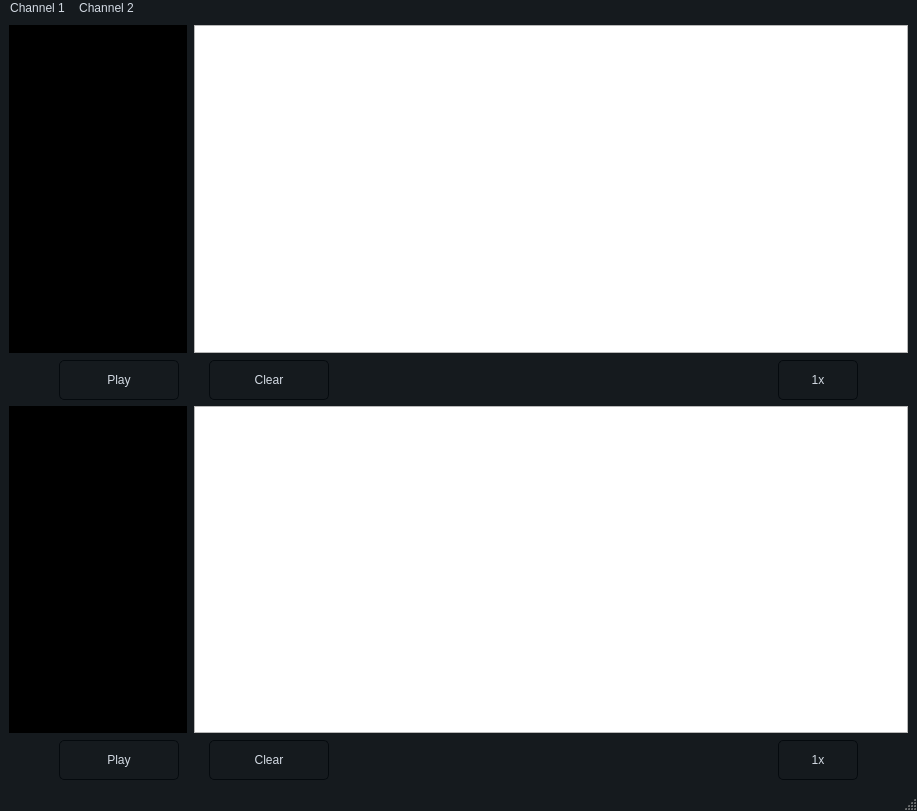
<?xml version="1.0" encoding="UTF-8"?>
<ui version="4.0">
 <class>MainWindow</class>
 <widget class="QMainWindow" name="MainWindow">
  <property name="geometry">
   <rect>
    <x>0</x>
    <y>0</y>
    <width>917</width>
    <height>811</height>
   </rect>
  </property>
  <property name="windowTitle">
   <string>MainWindow</string>
  </property>
  <property name="styleSheet">
   <string notr="true">QMainWindow {
	background-color:#151a1e;
}
QCalendar {
	background-color: #151a1e;
}
QTextEdit {
	border-width: 1px;
	border-style: solid;
	border-color: #4fa08b;
	background-color: #222b2e;
	color: #d3dae3;
}
QPlainTextEdit {
	border-width: 1px;
	border-style: solid;
	border-color: #4fa08b;
	background-color: #222b2e;
	color: #d3dae3;
}
QToolButton {
	border-style: solid;
	border-top-color: qlineargradient(spread:pad, x1:0.5, y1:1, x2:0.5, y2:0, stop:0 rgb(215, 215, 215), stop:1 rgb(222, 222, 222));
	border-right-color: qlineargradient(spread:pad, x1:0, y1:0.5, x2:1, y2:0.5, stop:0 rgb(217, 217, 217), stop:1 rgb(227, 227, 227));
	border-left-color: qlineargradient(spread:pad, x1:0, y1:0.5, x2:1, y2:0.5, stop:0 rgb(227, 227, 227), stop:1 rgb(217, 217, 217));
	border-bottom-color: qlineargradient(spread:pad, x1:0.5, y1:1, x2:0.5, y2:0, stop:0 rgb(215, 215, 215), stop:1 rgb(222, 222, 222));
	border-width: 1px;
	border-radius: 5px;
	color: #d3dae3;
	padding: 2px;
	background-color: rgb(255,255,255);
}
QToolButton:hover{
	border-style: solid;
	border-top-color: qlineargradient(spread:pad, x1:0.5, y1:1, x2:0.5, y2:0, stop:0 rgb(195, 195, 195), stop:1 rgb(222, 222, 222));
	border-right-color: qlineargradient(spread:pad, x1:0, y1:0.5, x2:1, y2:0.5, stop:0 rgb(197, 197, 197), stop:1 rgb(227, 227, 227));
	border-left-color: qlineargradient(spread:pad, x1:0, y1:0.5, x2:1, y2:0.5, stop:0 rgb(227, 227, 227), stop:1 rgb(197, 197, 197));
	border-bottom-color: qlineargradient(spread:pad, x1:0.5, y1:1, x2:0.5, y2:0, stop:0 rgb(195, 195, 195), stop:1 rgb(222, 222, 222));
	border-width: 1px;
	border-radius: 5px;
	color: rgb(0,0,0);
	padding: 2px;
	background-color: rgb(255,255,255);
}
QToolButton:pressed{
	border-style: solid;
	border-top-color: qlineargradient(spread:pad, x1:0.5, y1:1, x2:0.5, y2:0, stop:0 rgb(215, 215, 215), stop:1 rgb(222, 222, 222));
	border-right-color: qlineargradient(spread:pad, x1:0, y1:0.5, x2:1, y2:0.5, stop:0 rgb(217, 217, 217), stop:1 rgb(227, 227, 227));
	border-left-color: qlineargradient(spread:pad, x1:0, y1:0.5, x2:1, y2:0.5, stop:0 rgb(227, 227, 227), stop:1 rgb(217, 217, 217));
	border-bottom-color: qlineargradient(spread:pad, x1:0.5, y1:1, x2:0.5, y2:0, stop:0 rgb(215, 215, 215), stop:1 rgb(222, 222, 222));
	border-width: 1px;
	border-radius: 5px;
	color: rgb(0,0,0);
	padding: 2px;
	background-color: rgb(142,142,142);
}
QPushButton{
	border-style: solid;
	border-color: #050a0e;
	border-width: 1px;
	border-radius: 5px;
	color: #d3dae3;
	padding: 2px;
	background-color: #151a1e;
}
QPushButton::default{
	border-style: solid;
	border-color: #050a0e;
	border-width: 1px;
	border-radius: 5px;
	color: #FFFFFF;
	padding: 2px;
	background-color: #151a1e;;
}
QPushButton:hover{
	border-style: solid;
	border-color: #050a0e;
	border-width: 1px;
	border-radius: 5px;
	color: #d3dae3;
	padding: 2px;
	background-color: #1c1f1f;
}
QPushButton:pressed{
	border-style: solid;
	border-color: #050a0e;
	border-width: 1px;
	border-radius: 5px;
	color: #d3dae3;
	padding: 2px;
	background-color: #2c2f2f;
}
QPushButton:disabled{
	border-style: solid;
	border-top-color: qlineargradient(spread:pad, x1:0.5, y1:1, x2:0.5, y2:0, stop:0 rgb(215, 215, 215), stop:1 rgb(222, 222, 222));
	border-right-color: qlineargradient(spread:pad, x1:0, y1:0.5, x2:1, y2:0.5, stop:0 rgb(217, 217, 217), stop:1 rgb(227, 227, 227));
	border-left-color: qlineargradient(spread:pad, x1:0, y1:0.5, x2:1, y2:0.5, stop:0 rgb(227, 227, 227), stop:1 rgb(217, 217, 217));
	border-bottom-color: qlineargradient(spread:pad, x1:0.5, y1:1, x2:0.5, y2:0, stop:0 rgb(215, 215, 215), stop:1 rgb(222, 222, 222));
	border-width: 1px;
	border-radius: 5px;
	color: #808086;
	padding: 2px;
	background-color: rgb(142,142,142);
}
QLineEdit {
	border-width: 1px;
	border-style: solid;
	border-color: #4fa08b;
	background-color: #222b2e;
	color: #d3dae3;
}
QLabel {
	color: #d3dae3;
}
QLCDNumber {
	color: #4d9b87;
}
QProgressBar {
	text-align: center;
	color: #d3dae3;
	border-radius: 10px;
	border-color: transparent;
	border-style: solid;
	background-color: #52595d;
}
QProgressBar::chunk {
	background-color: #214037	;
	border-radius: 10px;
}
QMenuBar {
	background-color: #151a1e;
}
QMenuBar::item {
	color: #d3dae3;
  	spacing: 3px;
  	padding: 1px 4px;
	background-color: #151a1e;
}

QMenuBar::item:selected {
  	background-color: #252a2e;
	color: #FFFFFF;
}
QMenu {
	background-color: #151a1e;
}
QMenu::item:selected {
	background-color: #252a2e;
	color: #FFFFFF;
}
QMenu::item {
	color: #d3dae3;
	background-color: #151a1e;
}
QTabWidget {
	color:rgb(0,0,0);
	background-color:#000000;
}
QTabWidget::pane {
		border-color: #050a0e;
		background-color: #1e282c;
		border-style: solid;
		border-width: 1px;
    	border-bottom-left-radius: 4px;
		border-bottom-right-radius: 4px;
}
QTabBar::tab:first {
	border-style: solid;
	border-left-width:1px;
	border-right-width:0px;
	border-top-width:1px;
	border-bottom-width:0px;
	border-top-color: #050a0e;
	border-left-color: #050a0e;
	border-bottom-color: #050a0e;
	border-top-left-radius: 4px;
	color: #d3dae3;
	padding: 3px;
	margin-left:0px;
	background-color: #151a1e;
}
QTabBar::tab:last {
	border-style: solid;
	border-top-width:1px;
	border-left-width:1px;
	border-right-width:1px;
	border-bottom-width:0px;
	border-color: #050a0e;
	border-top-right-radius: 4px;
	color: #d3dae3;
	padding: 3px;
	margin-left:0px;
	background-color: #151a1e;
}
QTabBar::tab {
	border-style: solid;
	border-top-width:1px;
	border-bottom-width:0px;
	border-left-width:1px;
	border-top-color: #050a0e;
	border-left-color: #050a0e;
	border-bottom-color: #050a0e;
	color: #d3dae3;
	padding: 3px;
	margin-left:0px;
	background-color: #151a1e;
}
QTabBar::tab:selected, QTabBar::tab:last:selected, QTabBar::tab:hover {
  	border-style: solid;
  	border-left-width:1px;
	border-bottom-width:0px;
	border-right-color: transparent;
	border-top-color: #050a0e;
	border-left-color: #050a0e;
	border-bottom-color: #050a0e;
	color: #FFFFFF;
	padding: 3px;
	margin-left:0px;
	background-color: #1e282c;
}

QTabBar::tab:selected, QTabBar::tab:first:selected, QTabBar::tab:hover {
  	border-style: solid;
  	border-left-width:1px;
  	border-bottom-width:0px;
  	border-top-width:1px;
	border-right-color: transparent;
	border-top-color: #050a0e;
	border-left-color: #050a0e;
	border-bottom-color: #050a0e;
	color: #FFFFFF;
	padding: 3px;
	margin-left:0px;
	background-color: #1e282c;
}

QCheckBox {
	color: #d3dae3;
	padding: 2px;
}
QCheckBox:disabled {
	color: #808086;
	padding: 2px;
}

QCheckBox:hover {
	border-radius:4px;
	border-style:solid;
	padding-left: 1px;
	padding-right: 1px;
	padding-bottom: 1px;
	padding-top: 1px;
	border-width:1px;
	border-color: transparent;
}
QCheckBox::indicator:checked {

	height: 10px;
	width: 10px;
	border-style:solid;
	border-width: 1px;
	border-color: #4fa08b;
	color: #000000;
	background-color: qradialgradient(cx:0.4, cy:0.4, radius: 1.5,fx:0, fy:0, stop:0 #1e282c, stop:0.3 #1e282c, stop:0.4 #4fa08b, stop:0.5 #1e282c, stop:1 #1e282c);
}
QCheckBox::indicator:unchecked {

	height: 10px;
	width: 10px;
	border-style:solid;
	border-width: 1px;
	border-color: #4fa08b;
	color: #000000;
}
QRadioButton {
	color: #d3dae3;
	padding: 1px;
}
QRadioButton::indicator:checked {
	height: 10px;
	width: 10px;
	border-style:solid;
	border-radius:5px;
	border-width: 1px;
	border-color: #4fa08b;
	color: #a9b7c6;
	background-color: qradialgradient(cx:0.5, cy:0.5, radius:0.4,fx:0.5, fy:0.5, stop:0 #4fa08b, stop:1 #1e282c);
}
QRadioButton::indicator:!checked {
	height: 10px;
	width: 10px;
	border-style:solid;
	border-radius:5px;
	border-width: 1px;
	border-color: #4fa08b;
	color: #a9b7c6;
	background-color: transparent;
}
QStatusBar {
	color:#027f7f;
}
QSpinBox {
	color: #d3dae3;
	background-color: #222b2e;
	border-width: 1px;
	border-style: solid;
	border-color: #4fa08b;
}
QDoubleSpinBox {
	color: #d3dae3;
	background-color: #222b2e;
	border-width: 1px;
	border-style: solid;
	border-color: #4fa08b;
}
QTimeEdit {
	color: #d3dae3;
	background-color: #222b2e;
	border-width: 1px;
	border-style: solid;
	border-color: #4fa08b;
}
QDateTimeEdit {
	color: #d3dae3;
	background-color: #222b2e;
	border-width: 1px;
	border-style: solid;
	border-color: #4fa08b;
}
QDateEdit {
	color: #d3dae3;
	background-color: #222b2e;
	border-width: 1px;
	border-style: solid;
	border-color: #4fa08b;
}
QFontComboBox {
	color: #d3dae3;
	background-color: #222b2e;
	border-width: 1px;
	border-style: solid;
	border-color: #4fa08b;
}
QComboBox {
	color: #d3dae3;
	background-color: #222b2e;
	border-width: 1px;
	border-style: solid;
	border-color: #4fa08b;
}

QDial {
	background: #16a085;
}

QToolBox {
	color: #a9b7c6;
	background-color: #222b2e;
}
QToolBox::tab {
	color: #a9b7c6;
	background-color:#222b2e;
}
QToolBox::tab:selected {
	color: #FFFFFF;
	background-color:#222b2e;
}
QScrollArea {
	color: #FFFFFF;
	background-color:#222b2e;
}
QSlider::groove:horizontal {
	height: 5px;
	background-color: #52595d;
}
QSlider::groove:vertical {
	width: 5px;
	background-color: #52595d;
}
QSlider::handle:horizontal {
	background: #1a2224;
	border-style: solid;
	border-width: 1px;
	border-color: rgb(207,207,207);
	width: 12px;
	margin: -5px 0;
	border-radius: 7px;
}
QSlider::handle:vertical {
	background: #1a2224;
	border-style: solid;
	border-width: 1px;
	border-color: rgb(207,207,207);
	height: 12px;
	margin: 0 -5px;
	border-radius: 7px;
}
QSlider::add-page:horizontal {
    background: #52595d;
}
QSlider::add-page:vertical {
    background: #52595d;
}
QSlider::sub-page:horizontal {
    background-color: #15433a;
}
QSlider::sub-page:vertical {
    background-color: #15433a;
}
QScrollBar:horizontal {
	max-height: 10px;
	border: 1px transparent grey;
	margin: 0px 20px 0px 20px;
	background: transparent;
}
QScrollBar:vertical {
	max-width: 10px;
	border: 1px transparent grey;
	margin: 20px 0px 20px 0px;
	background: transparent;
}
QScrollBar::handle:horizontal {
	background: #52595d;
	border-style: transparent;
	border-radius: 4px;
	min-width: 25px;
}
QListWidget {
    background-color: black;
    color: white; /* Set text color to white for better visibility */
}</string>
  </property>
  <widget class="QWidget" name="centralwidget">
   <layout class="QVBoxLayout" name="verticalLayout_3">
    <item>
     <layout class="QVBoxLayout" name="verticalLayout" stretch="0,1">
      <property name="spacing">
       <number>7</number>
      </property>
      <item>
       <layout class="QHBoxLayout" name="horizontalLayout_3" stretch="1,4">
        <item>
         <widget class="QListWidget" name="listWidget"/>
        </item>
        <item>
         <widget class="PlotWidget" name="widget"/>
        </item>
       </layout>
      </item>
      <item>
       <layout class="QHBoxLayout" name="horizontalLayout">
        <property name="spacing">
         <number>30</number>
        </property>
        <property name="leftMargin">
         <number>50</number>
        </property>
        <property name="rightMargin">
         <number>50</number>
        </property>
        <item>
         <widget class="QPushButton" name="play_button_1">
          <property name="minimumSize">
           <size>
            <width>120</width>
            <height>40</height>
           </size>
          </property>
          <property name="text">
           <string>Play</string>
          </property>
         </widget>
        </item>
        <item>
         <widget class="QPushButton" name="clear_button_1">
          <property name="minimumSize">
           <size>
            <width>120</width>
            <height>40</height>
           </size>
          </property>
          <property name="text">
           <string>Clear</string>
          </property>
         </widget>
        </item>
        <item>
         <spacer name="horizontalSpacer">
          <property name="orientation">
           <enum>Qt::Horizontal</enum>
          </property>
          <property name="sizeHint" stdset="0">
           <size>
            <width>40</width>
            <height>20</height>
           </size>
          </property>
         </spacer>
        </item>
        <item>
         <widget class="QPushButton" name="speed_button_1">
          <property name="minimumSize">
           <size>
            <width>80</width>
            <height>40</height>
           </size>
          </property>
          <property name="text">
           <string>1x</string>
          </property>
         </widget>
        </item>
       </layout>
      </item>
     </layout>
    </item>
    <item>
     <layout class="QVBoxLayout" name="verticalLayout_2" stretch="0,1">
      <property name="spacing">
       <number>7</number>
      </property>
      <item>
       <layout class="QHBoxLayout" name="horizontalLayout_5" stretch="1,4">
        <item>
         <widget class="QListWidget" name="listWidget_2"/>
        </item>
        <item>
         <widget class="PlotWidget" name="widget_2"/>
        </item>
       </layout>
      </item>
      <item>
       <layout class="QHBoxLayout" name="horizontalLayout_2">
        <property name="spacing">
         <number>30</number>
        </property>
        <property name="leftMargin">
         <number>50</number>
        </property>
        <property name="rightMargin">
         <number>50</number>
        </property>
        <item>
         <widget class="QPushButton" name="play_button_2">
          <property name="minimumSize">
           <size>
            <width>120</width>
            <height>40</height>
           </size>
          </property>
          <property name="text">
           <string>Play</string>
          </property>
         </widget>
        </item>
        <item>
         <widget class="QPushButton" name="clear_button_2">
          <property name="minimumSize">
           <size>
            <width>120</width>
            <height>40</height>
           </size>
          </property>
          <property name="text">
           <string>Clear</string>
          </property>
         </widget>
        </item>
        <item>
         <spacer name="horizontalSpacer_2">
          <property name="orientation">
           <enum>Qt::Horizontal</enum>
          </property>
          <property name="sizeHint" stdset="0">
           <size>
            <width>40</width>
            <height>20</height>
           </size>
          </property>
         </spacer>
        </item>
        <item>
         <widget class="QPushButton" name="speed_button_2">
          <property name="minimumSize">
           <size>
            <width>80</width>
            <height>40</height>
           </size>
          </property>
          <property name="text">
           <string>1x</string>
          </property>
         </widget>
        </item>
       </layout>
      </item>
     </layout>
    </item>
   </layout>
  </widget>
  <widget class="QMenuBar" name="menubar">
   <property name="geometry">
    <rect>
     <x>0</x>
     <y>0</y>
     <width>917</width>
     <height>23</height>
    </rect>
   </property>
   <widget class="QMenu" name="menuFile">
    <property name="title">
     <string>Channel 1</string>
    </property>
    <addaction name="import_signal_ch1"/>
    <addaction name="actionExport_signal"/>
    <addaction name="actionPlay_Pause"/>
    <addaction name="clear_signal_ch1"/>
   </widget>
   <widget class="QMenu" name="menuChannel_2">
    <property name="title">
     <string>Channel 2</string>
    </property>
    <addaction name="import_signal_ch2"/>
    <addaction name="actionExport_signal_2"/>
    <addaction name="actionPlay_Pause_2"/>
    <addaction name="clear_signal_ch2"/>
   </widget>
   <addaction name="menuFile"/>
   <addaction name="menuChannel_2"/>
  </widget>
  <widget class="QStatusBar" name="statusbar"/>
  <action name="import_signal_ch1">
   <property name="text">
    <string>Import signal</string>
   </property>
  </action>
  <action name="actionExport_signal">
   <property name="text">
    <string>Export signal</string>
   </property>
  </action>
  <action name="actionPlay_Pause">
   <property name="text">
    <string>Play/Pause</string>
   </property>
  </action>
  <action name="clear_signal_ch1">
   <property name="text">
    <string>Clear</string>
   </property>
  </action>
  <action name="import_signal_ch2">
   <property name="text">
    <string>Import signal</string>
   </property>
  </action>
  <action name="actionExport_signal_2">
   <property name="text">
    <string>Export signal</string>
   </property>
  </action>
  <action name="actionPlay_Pause_2">
   <property name="text">
    <string>Play/Pause</string>
   </property>
  </action>
  <action name="clear_signal_ch2">
   <property name="text">
    <string>Clear</string>
   </property>
  </action>
 </widget>
 <customwidgets>
  <customwidget>
   <class>PlotWidget</class>
   <extends>QGraphicsView</extends>
   <header location="global">pyqtgraph</header>
   <container>1</container>
  </customwidget>
 </customwidgets>
 <resources/>
 <connections/>
</ui>
